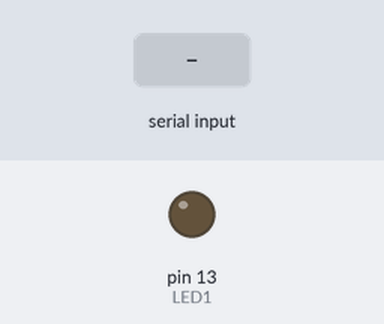
Simulated run of this sketch. Board: Arduino Uno, built with avr-gcc and run on an emulated ATmega328P. Parts: output pins drawn as LEDs (lit = HIGH). The test bench sets the inputs (shaded band).

Above: at 1.2 s.
1.3 s: "1" received over Serial
At 2.4 s:
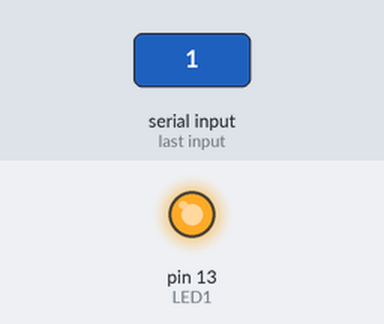
2.8 s: "0" received over Serial
At 3.6 s:
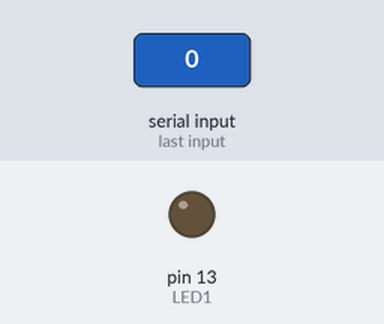
Timing chart, 0 to 5.8 s (numbered marks = the images above; inputs shaded):
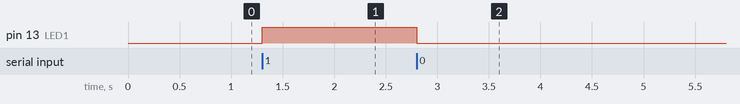

Measured:
- after the input at 1.3 s, pin 13 (LED1): LOW → HIGH at once
- after the input at 2.8 s, pin 13 (LED1): HIGH → LOW at once

The sketch:

ProyectoEquipo.ino
```cpp
#define BaudRate 9600
#define LEDPin    10
char incomingOption;

//Declaración de variables
int LED1 = 13;
int LED2 = 12;
int LED3 = 11;

void setup()
{
  pinMode(LED_BUILTIN, OUTPUT);
  // serial communication
  Serial.begin(BaudRate);
}
void loop()
{
     //read from serial port getting information from VS 2013
     incomingOption = Serial.read();
     //incomingOption = '1';
     //verify incomingOption
     switch(incomingOption)
     {
        case '0':
          // Turn OFF LED
          digitalWrite(LED1, LOW);
          break;
        case '1':
          // Turn ON LED
          digitalWrite(LED1, HIGH);
          break;
        case '2':
          // Turn OFF LED
          digitalWrite(LED2, LOW);
          break;
        case '3':
          // Turn ON LED
          digitalWrite(LED2, HIGH);
          break;
        case '4':
          // Turn OFF LED
          digitalWrite(LED3, LOW);
          break;
        case '5':
          // Turn ON LED
          digitalWrite(LED3, HIGH);
          break;
     }
}
```
